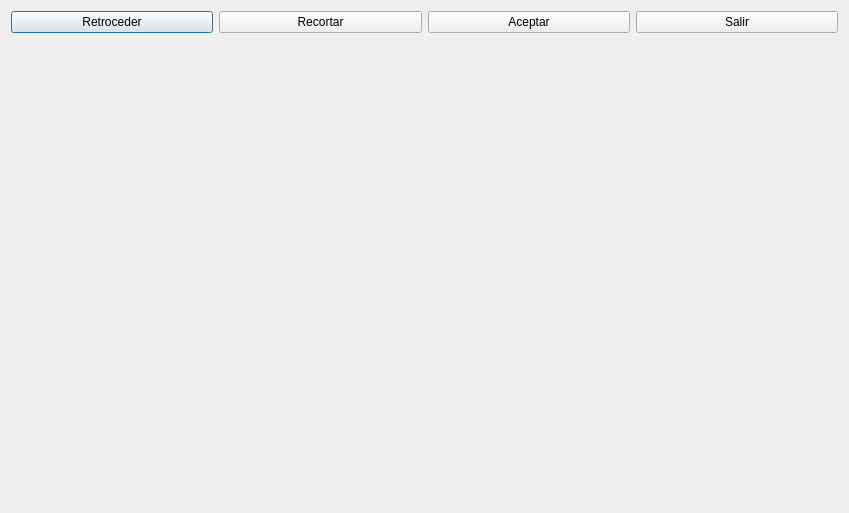
<?xml version="1.0" encoding="UTF-8"?>
<ui version="4.0">
 <class>Photoedit</class>
 <widget class="QDialog" name="Photoedit">
  <property name="geometry">
   <rect>
    <x>0</x>
    <y>0</y>
    <width>849</width>
    <height>513</height>
   </rect>
  </property>
  <property name="cursor">
   <cursorShape>ArrowCursor</cursorShape>
  </property>
  <property name="windowTitle">
   <string>Dialog</string>
  </property>
  <layout class="QGridLayout" name="gridLayout_2">
   <item row="0" column="0">
    <layout class="QGridLayout" name="gridLayout">
     <item row="0" column="0">
      <widget class="QPushButton" name="PB_retroceder">
       <property name="cursor">
        <cursorShape>ArrowCursor</cursorShape>
       </property>
       <property name="text">
        <string>Retroceder</string>
       </property>
       <property name="shortcut">
        <string>Ctrl+Z</string>
       </property>
      </widget>
     </item>
     <item row="0" column="1">
      <widget class="QPushButton" name="PB_recortar">
       <property name="cursor">
        <cursorShape>ArrowCursor</cursorShape>
       </property>
       <property name="text">
        <string>Recortar</string>
       </property>
       <property name="shortcut">
        <string>Ctrl+C</string>
       </property>
      </widget>
     </item>
     <item row="0" column="2">
      <widget class="QPushButton" name="PB_aceptar">
       <property name="cursor">
        <cursorShape>ArrowCursor</cursorShape>
       </property>
       <property name="text">
        <string>Aceptar</string>
       </property>
       <property name="shortcut">
        <string>Ctrl+A</string>
       </property>
      </widget>
     </item>
     <item row="0" column="3">
      <widget class="QPushButton" name="PB_salir">
       <property name="cursor">
        <cursorShape>ArrowCursor</cursorShape>
       </property>
       <property name="mouseTracking">
        <bool>false</bool>
       </property>
       <property name="text">
        <string>Salir</string>
       </property>
       <property name="shortcut">
        <string>Ctrl+S</string>
       </property>
      </widget>
     </item>
    </layout>
   </item>
   <item row="1" column="0">
    <spacer name="verticalSpacer">
     <property name="orientation">
      <enum>Qt::Vertical</enum>
     </property>
     <property name="sizeHint" stdset="0">
      <size>
       <width>20</width>
       <height>40</height>
      </size>
     </property>
    </spacer>
   </item>
  </layout>
 </widget>
 <resources/>
 <connections/>
</ui>
